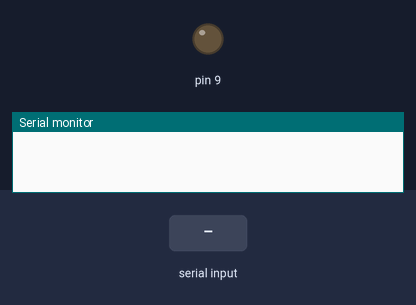
This sketch was run on a simulated Arduino Uno, built with avr-gcc and run on an emulated ATmega328P. Shown: output pins drawn as LEDs (lit = HIGH), the last lines printed to the serial monitor. The inputs (shaded band) are chosen by the test bench.

Above: at 1.2 s.
1.3 s: "90,45\n" received over Serial
At 2.0 s:
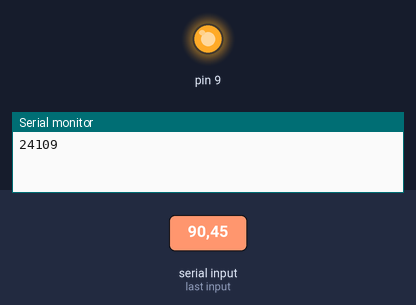
2.8 s: "5\n" received over Serial
At 4.0 s:
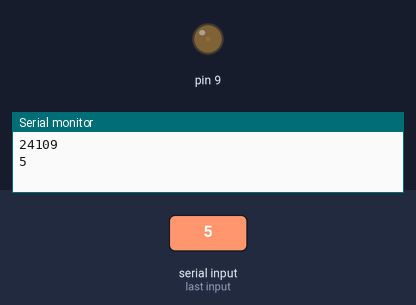
4.3 s: "30,150\n" received over Serial
At 5.5 s:
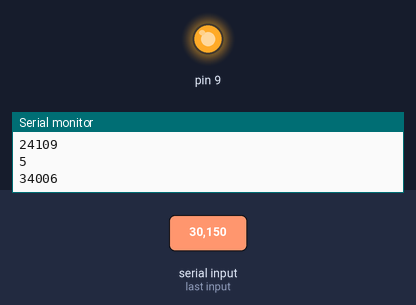
5.8 s: byte 10 ('\n') received over Serial
At 6.4 s:
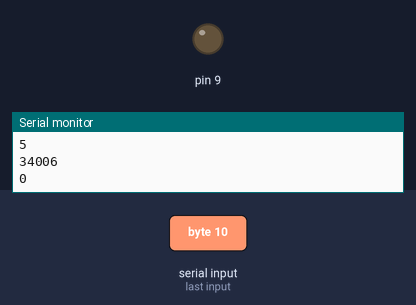
Timing chart, 0 to 8.3 s (numbered marks = the images above; inputs shaded):
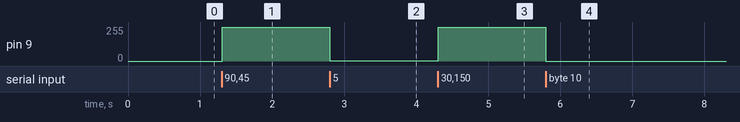

Measured:
- after the input at 1.3 s, pin 9: 0/255 → 255/255 at once
- after the input at 2.8 s, pin 9: 255/255 → 1/255 at once
- after the input at 4.3 s, pin 9: 1/255 → 255/255 at once
- after the input at 5.8 s, pin 9: 255/255 → 0/255 at once

The sketch:

Serial_test.ino
```cpp
void setup() {
  Serial.begin(9600);
}

unsigned int integerValue=0;  // Max value is 65535
char incomingByte;

void loop()
{
  if (Serial.available() > 0)
  {   // something came across serial
    integerValue = 0;         // throw away previous integerValue
    while(1) {            // force into a loop until 'n' is received
      incomingByte = Serial.read();
      if (incomingByte == '\n') break;   // exit the while(1), we're done receiving
      if (incomingByte == -1) continue;  // if no characters are in the buffer read() returns -1
      integerValue *= 10;  // shift left 1 decimal place
      // convert ASCII to integer, add, and shift left 1 decimal place
      integerValue = ((incomingByte - 48) + integerValue);
    }
    Serial.println(integerValue);   // Do something with the value
  }
analogWrite(9,integerValue/4);
}
```
